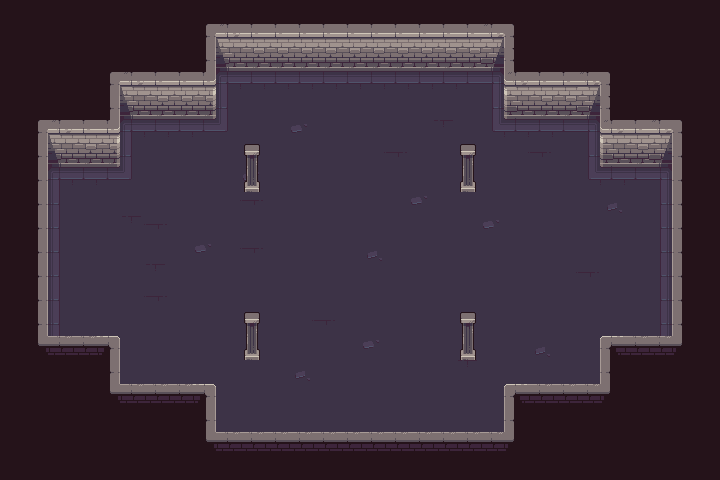

Tiled map render using the project's own tile images. Description and the whole map definition, tile-layer contents included, below:
An orthogonal 30x20 tile map with 24x24 px tiles, 4 tile layers (Ground, DecorationGround, Walls, DecorationOverlay), 2 tilesets and 4 objects (player1, player2, player3, player4).

<map version="1.10" tiledversion="1.12.2" orientation="orthogonal" renderorder="right-down" width="30" height="20" tilewidth="24" tileheight="24" infinite="0" nextlayerid="6" nextobjectid="5">
 <tileset firstgid="1" source="dungeon_ground.tsx" />
 <tileset firstgid="106" source="dungeon_decor.tsx" />
 <layer id="1" name="Ground" width="30" height="20">
  <data encoding="csv">
0,0,0,0,0,0,0,0,0,0,0,0,0,0,0,0,0,0,0,0,0,0,0,0,0,0,0,0,0,0,
0,0,0,0,0,0,0,0,0,0,0,0,0,0,0,0,0,0,0,0,0,0,0,0,0,0,0,0,0,0,
0,0,0,0,0,0,0,0,0,0,0,0,0,0,0,0,0,0,0,0,0,0,0,0,0,0,0,0,0,0,
0,0,0,0,0,0,0,0,0,49,50,50,50,50,50,50,50,50,50,50,56,0,0,0,0,0,0,0,0,0,
0,0,0,0,0,0,0,0,0,64,67,67,67,67,67,67,67,67,67,67,71,0,0,0,0,0,0,0,0,0,
0,0,0,0,0,49,50,50,51,52,67,67,14,67,67,67,67,67,43,67,53,54,55,55,56,0,0,0,0,0,
0,0,0,0,0,64,67,67,67,67,67,67,67,67,67,67,29,67,67,67,67,67,29,67,71,0,0,0,0,0,
0,0,49,50,51,52,67,67,67,67,14,67,67,67,67,67,67,67,67,67,67,67,67,67,53,54,55,56,0,0,
0,0,64,67,67,67,67,67,67,67,29,67,67,67,67,67,67,14,67,67,67,67,67,67,67,13,67,71,0,0,
0,0,64,67,67,43,29,67,67,67,67,67,67,44,67,67,67,67,67,67,14,67,67,67,67,67,67,71,0,0,
0,0,64,67,67,67,67,67,14,67,29,67,67,67,67,13,67,67,67,67,67,67,67,67,67,67,67,71,0,0,
0,0,64,67,67,67,43,67,67,67,67,67,67,67,67,67,67,67,67,67,67,67,67,67,29,67,67,71,0,0,
0,0,64,67,67,67,29,67,67,67,67,67,67,67,67,67,67,67,67,67,67,67,44,67,67,67,67,71,0,0,
0,0,64,67,67,67,67,67,67,67,67,67,67,29,67,67,67,67,67,67,67,67,67,67,67,67,67,71,0,0,
0,0,64,67,67,67,67,67,67,67,67,67,67,67,67,14,67,67,67,67,67,67,13,67,67,67,67,71,0,0,
0,0,0,0,0,67,67,67,67,67,67,67,13,67,67,67,67,67,67,43,67,67,67,67,67,0,0,0,0,0,
0,0,0,0,0,67,67,67,67,67,67,67,67,67,67,67,67,67,67,67,67,67,67,67,67,0,0,0,0,0,
0,0,0,0,0,0,0,0,0,67,67,67,67,67,67,67,67,67,67,67,67,0,0,0,0,0,0,0,0,0,
0,0,0,0,0,0,0,0,0,67,67,67,67,67,67,67,67,67,67,67,67,0,0,0,0,0,0,0,0,0,
0,0,0,0,0,0,0,0,0,0,0,0,0,0,0,0,0,0,0,0,0,0,0,0,0,0,0,0,0,0
</data>
 </layer>
 <layer id="2" name="DecorationGround" width="30" height="20">
  <data encoding="csv">
0,0,0,0,0,0,0,0,0,0,0,0,0,0,0,0,0,0,0,0,0,0,0,0,0,0,0,0,0,0,
0,0,0,0,0,0,0,0,0,0,0,0,0,0,0,0,0,0,0,0,0,0,0,0,0,0,0,0,0,0,
0,0,0,0,0,0,0,0,0,0,0,0,0,0,0,0,0,0,0,0,0,0,0,0,0,0,0,0,0,0,
0,0,0,0,0,0,0,0,0,0,0,0,0,0,0,0,0,0,0,0,0,0,0,0,0,0,0,0,0,0,
0,0,0,0,0,0,0,0,0,0,0,0,0,0,0,0,0,0,0,0,0,0,0,0,0,0,0,0,0,0,
0,0,0,0,0,0,0,0,0,0,0,0,0,0,0,0,0,0,0,0,0,0,0,0,0,0,0,0,0,0,
0,0,0,0,0,0,0,0,0,0,0,0,0,0,0,0,0,0,0,0,0,0,0,0,0,0,0,0,0,0,
0,0,0,0,0,0,0,0,0,0,119,0,0,0,0,0,0,0,0,119,0,0,0,0,0,0,0,0,0,0,
0,0,0,0,0,0,0,0,0,0,0,0,0,0,0,0,0,0,0,0,0,0,0,0,0,0,0,0,0,0,
0,0,0,0,0,0,0,0,0,0,0,0,0,0,0,0,0,0,0,0,0,0,0,0,0,0,0,0,0,0,
0,0,0,0,0,0,0,0,0,0,0,0,0,0,0,0,0,0,0,0,0,0,0,0,0,0,0,0,0,0,
0,0,0,0,0,0,0,0,0,0,0,0,0,0,0,0,0,0,0,0,0,0,0,0,0,0,0,0,0,0,
0,0,0,0,0,0,0,0,0,0,0,0,0,0,0,0,0,0,0,0,0,0,0,0,0,0,0,0,0,0,
0,0,0,0,0,0,0,0,0,0,0,0,0,0,0,0,0,0,0,0,0,0,0,0,0,0,0,0,0,0,
0,0,0,0,0,0,0,0,0,0,119,0,0,0,0,0,0,0,0,119,0,0,0,0,0,0,0,0,0,0,
0,0,0,0,0,0,0,0,0,0,0,0,0,0,0,0,0,0,0,0,0,0,0,0,0,0,0,0,0,0,
0,0,0,0,0,0,0,0,0,0,0,0,0,0,0,0,0,0,0,0,0,0,0,0,0,0,0,0,0,0,
0,0,0,0,0,0,0,0,0,0,0,0,0,0,0,0,0,0,0,0,0,0,0,0,0,0,0,0,0,0,
0,0,0,0,0,0,0,0,0,0,0,0,0,0,0,0,0,0,0,0,0,0,0,0,0,0,0,0,0,0,
0,0,0,0,0,0,0,0,0,0,0,0,0,0,0,0,0,0,0,0,0,0,0,0,0,0,0,0,0,0
</data>
 </layer>
 <layer id="3" name="Walls" width="30" height="20">
  <data encoding="csv">
101,101,101,101,101,101,101,101,10,10,10,10,10,10,10,10,10,10,10,10,10,10,10,101,101,101,101,101,101,101,
101,101,101,101,101,101,101,101,18,19,20,20,20,20,20,20,20,20,20,20,26,9,101,101,101,101,101,101,101,101,
101,101,101,10,10,10,10,10,33,34,35,35,35,35,35,35,35,35,35,35,41,9,10,10,10,10,10,101,101,101,
101,101,101,101,18,19,20,20,21,0,0,0,0,0,0,0,0,0,0,0,0,24,25,25,26,9,101,101,101,101,
101,10,10,10,33,34,35,35,36,0,0,0,0,0,0,0,0,0,0,0,0,39,40,40,41,9,10,10,10,10,
101,18,19,20,21,0,0,0,0,0,0,0,0,0,0,0,0,0,0,0,0,0,0,0,0,24,25,26,27,101,
101,63,34,35,36,0,0,0,0,0,0,0,0,0,0,0,0,0,0,0,0,0,0,0,0,39,40,41,72,101,
101,63,0,0,0,0,0,0,0,0,0,0,0,0,0,0,0,0,0,0,0,0,0,0,0,0,0,0,72,101,
101,63,0,0,0,0,0,0,0,0,0,0,0,0,0,0,0,0,0,0,0,0,0,0,0,0,0,0,72,101,
101,63,0,0,0,0,0,0,0,0,0,0,0,0,0,0,0,0,0,0,0,0,0,0,0,0,0,0,72,101,
101,63,0,0,0,0,0,0,0,0,0,0,0,0,0,0,0,0,0,0,0,0,0,0,0,0,0,0,72,101,
101,63,0,0,0,0,0,0,0,0,0,0,0,0,0,0,0,0,0,0,0,0,0,0,0,0,0,0,72,101,
101,63,0,0,0,0,0,0,0,0,0,0,0,0,0,0,0,0,0,0,0,0,0,0,0,0,0,0,72,101,
101,63,0,0,0,0,0,0,0,0,0,0,0,0,0,0,0,0,0,0,0,0,0,0,0,0,0,0,72,101,
101,78,0,0,0,0,0,0,0,0,0,0,0,0,0,0,0,0,0,0,0,0,0,0,0,0,0,0,87,101,
101,101,101,101,48,0,0,0,0,0,0,0,0,0,0,0,0,0,0,0,0,0,0,0,0,57,101,101,101,101,
101,101,101,101,78,0,0,0,0,0,0,0,0,0,0,0,0,0,0,0,0,0,0,0,0,87,101,101,101,101,
101,101,101,101,101,101,101,101,48,0,0,0,0,0,0,0,0,0,0,0,0,57,101,101,101,101,101,101,101,101,
101,101,101,101,101,101,101,101,78,0,0,0,0,0,0,0,0,0,0,0,0,87,101,101,101,101,101,101,101,101,
101,101,101,101,101,101,101,101,101,101,101,101,101,101,101,101,101,101,101,101,101,101,101,101,101,101,101,101,101,101
</data>
 </layer>
 <layer id="4" name="DecorationOverlay" width="30" height="20">
  <data encoding="csv">
0,0,0,0,0,0,0,0,0,0,0,0,0,0,0,0,0,0,0,0,0,0,0,0,0,0,0,0,0,0,
0,0,0,0,0,0,0,0,0,0,0,0,0,0,0,0,0,0,0,0,0,0,0,0,0,0,0,0,0,0,
0,0,0,0,0,0,0,0,0,0,0,0,0,0,0,0,0,0,0,0,0,0,0,0,0,0,0,0,0,0,
0,0,0,0,0,0,0,0,0,0,0,0,0,0,0,0,0,0,0,0,0,0,0,0,0,0,0,0,0,0,
0,0,0,0,0,0,0,0,0,0,0,0,0,0,0,0,0,0,0,0,0,0,0,0,0,0,0,0,0,0,
0,0,0,0,0,0,0,0,0,0,0,0,0,0,0,0,0,0,0,0,0,0,0,0,0,0,0,0,0,0,
0,0,0,0,0,0,0,0,0,0,112,0,0,0,0,0,0,0,0,112,0,0,0,0,0,0,0,0,0,0,
0,0,0,0,0,0,0,0,0,0,0,0,0,0,0,0,0,0,0,0,0,0,0,0,0,0,0,0,0,0,
0,0,0,0,0,0,0,0,0,0,0,0,0,0,0,0,0,0,0,0,0,0,0,0,0,0,0,0,0,0,
0,0,0,0,0,0,0,0,0,0,0,0,0,0,0,0,0,0,0,0,0,0,0,0,0,0,0,0,0,0,
0,0,0,0,0,0,0,0,0,0,0,0,0,0,0,0,0,0,0,0,0,0,0,0,0,0,0,0,0,0,
0,0,0,0,0,0,0,0,0,0,0,0,0,0,0,0,0,0,0,0,0,0,0,0,0,0,0,0,0,0,
0,0,0,0,0,0,0,0,0,0,0,0,0,0,0,0,0,0,0,0,0,0,0,0,0,0,0,0,0,0,
0,0,0,0,0,0,0,0,0,0,112,0,0,0,0,0,0,0,0,112,0,0,0,0,0,0,0,0,0,0,
0,0,85,85,81,0,0,0,0,0,0,0,0,0,0,0,0,0,0,0,0,0,0,0,0,84,85,85,0,0,
0,0,0,0,0,0,0,0,0,0,0,0,0,0,0,0,0,0,0,0,0,0,0,0,0,0,0,0,0,0,
0,0,0,0,0,85,85,85,81,0,0,0,0,0,0,0,0,0,0,0,0,84,85,85,85,0,0,0,0,0,
0,0,0,0,0,0,0,0,0,0,0,0,0,0,0,0,0,0,0,0,0,0,0,0,0,0,0,0,0,0,
0,0,0,0,0,0,0,0,0,85,85,85,85,85,85,85,85,85,85,85,85,0,0,0,0,0,0,0,0,0,
0,0,0,0,0,0,0,0,0,0,0,0,0,0,0,0,0,0,0,0,0,0,0,0,0,0,0,0,0,0
</data>
 </layer>
 <objectgroup id="5" name="Spawns">
  <object id="1" name="player1" x="132.333" y="254.667">
   <point />
  </object>
  <object id="2" name="player2" x="359.667" y="115.334">
   <point />
  </object>
  <object id="3" name="player3" x="564.334" y="256.333">
   <point />
  </object>
  <object id="4" name="player4" x="360" y="401.333">
   <point />
  </object>
 </objectgroup>
</map>
